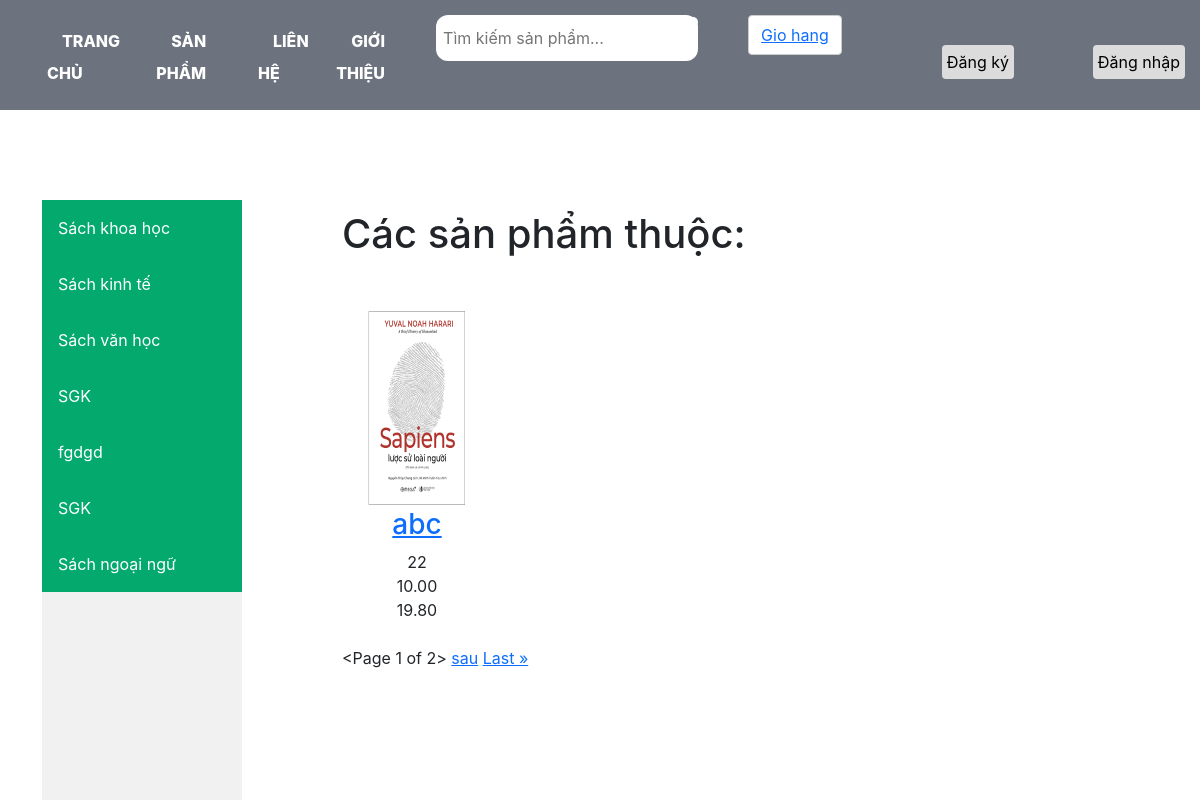
Page /product/3/ on the committed database.
### product/models.py (models this page shows, shortened)
class Category(models.Model):
    name = models.CharField(max_length=100)
    image = models.ImageField(upload_to='media', null=True, blank=True)

class Product(models.Model):
    category = models.ForeignKey(Category, related_name='products', on_delete=models.CASCADE)
    title = models.CharField(max_length=100)
    cost = models.PositiveIntegerField(null=True, blank=True)
    quantity = models.PositiveIntegerField(null=True, blank=True)
    discount = models.DecimalField(default=0, max_digits=5, decimal_places=2)
    image = models.ImageField(upload_to='media')
    def discount_cost(self):
        return self.cost*(1-(self.discount/100))

### product/views.py (the view)
# urls.py: path('product/<int:id>/',views.product_select_main, name="product_select_main"),
def product_select_main(request, id):
    lsp = Category.objects.all()
    sp = Product.objects.filter(category=id)
    paginator = Paginator(sp,1) # mỗi trang hiển thị 1 đối tượng
    page= request.GET.get('page')
    page_obj = paginator.get_page(page)
    return render(request, "product/product.html", {'sanpham':sp,'loaisp':lsp,'page_obj': page_obj})

### product/templates/product/product.html (shortened to what this page needs)
{% extends 'product/base.html' %}
{% block content %}
    <div class="sidebar">
        {%for i in loaisp%}
        <a class="active" href="{% url 'product:product_select_main' i.id  %}">{{i.name}}</a>
        {% endfor%}
    </div>
    <div class="sidebar">
        {%for i in loaisp%}
        <a class="active" href="{% url 'product:product_select_main' i.id  %}">{{i.name}}</a>
        {% endfor%}
    </div>
    <aside style="margin:100px 0 0 300px">
        <h1 style="margin-bottom:50px">Các sản phẩm thuộc: {{i.id}}</h1>
        <div style="display:flex" >
            {% for i in page_obj %}
            <div class="main-product" style="text-align:center;" >
                <div class="img-product">
                    <img style="width:150px;height:200px" src="{{i.image.url}}" alt="">
                </div>
                <div class="content-product">
                    <h3 class="content-product-name"><a href ="{% url 'product:infor' i.id %}">{{i.title}}</a></h3>
                    <div class="content-product-details">
                        <div class="price">
                            <span class="money">{{i.cost}}</span>
                        </div>
                        <div class="discount">
                            <div class="percent">{{i.discount}}</div>
                        </div>
                        <div class="discountcost">
                            <div class="percent">{{i.discount_cost}}</div>
                        </div>
                    </div>
                </div>
            </div>
            {% endfor %}
        </div>
    {{page_obj}}
    {% if page_obj.has_next %}
        <a href="?page={{page_obj.next_page_number}}">sau</a>
        <a href="?page={{page_obj.paginator.num_page}}">Last &raquo</a>
    {% endif %}
    </aside>
{% endblock %}

### product/static/css/product.css (style rules this page uses)
body { margin-right: auto; margin-left: auto; }

### product/templates/product/base.html (style rules this page uses)
* { padding: 0; margin: 0; box-sizing: border-box; font-family: 'Muli', -apple-system, BlinkMacSystemFont, 'Segoe UI', Roboto, 'Helvetica Neue', Arial, sans-serif, 'Apple Color Emoji', 'Segoe UI Emoji', 'Segoe UI Symbol', 'Noto Color Emoji'; }
.sidebar { margin: 0; padding: 0; width: 200px; background-color: #f1f1f1; position: fixed; height: 100%; overflow: auto; top:200px; }
.sidebar a { display: block; color: black; padding: 16px; text-decoration: none; }
.sidebar a.active { background-color: #04AA6D; color: white; }

### rows in the picture
Category: name "Sách khoa học"
Category: name "Sách kinh tế"
Category: name "Sách văn học"
Category: name "SGK"
Category: name "fgdgd"
Category: name "SGK"
Category: name "Sách ngoại ngữ"
Product: image (picture), title "abc", cost "22", discount "10.00", discount_cost "19.80"

### other values in the picture
{{ page_obj }} "<Page 1 of 2>"
